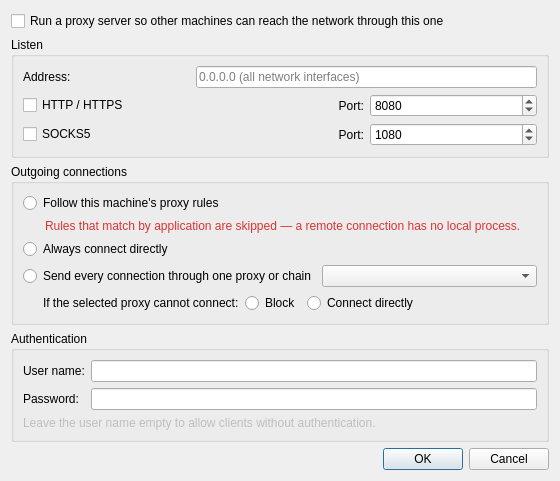
<?xml version="1.0" encoding="UTF-8"?>
<ui version="4.0">
 <class>ProxyGatewayDialog</class>
 <widget class="QDialog" name="ProxyGatewayDialog">
  <property name="geometry">
   <rect>
    <x>0</x>
    <y>0</y>
    <width>560</width>
    <height>420</height>
   </rect>
  </property>
  <property name="windowTitle">
   <string>Proxy Gateway</string>
  </property>
  <layout class="QVBoxLayout" name="mainLayout">
   <item>
    <widget class="QCheckBox" name="enabledCheck">
     <property name="text">
      <string>Run a proxy server so other machines can reach the network through this one</string>
     </property>
    </widget>
   </item>
   <item>
    <widget class="QGroupBox" name="listenGroup">
     <property name="title">
      <string>Listen</string>
     </property>
     <layout class="QGridLayout" name="listenLayout">
      <item row="0" column="0">
       <widget class="QLabel" name="addressLabel">
        <property name="text">
         <string>Address:</string>
        </property>
       </widget>
      </item>
      <item row="0" column="1" colspan="2">
       <widget class="QLineEdit" name="listenEdit">
        <property name="placeholderText">
         <string>0.0.0.0 (all network interfaces)</string>
        </property>
       </widget>
      </item>
      <item row="1" column="0">
       <widget class="QCheckBox" name="httpCheck">
        <property name="text">
         <string>HTTP / HTTPS</string>
        </property>
       </widget>
      </item>
      <item row="1" column="1">
       <widget class="QLabel" name="httpPortLabel">
        <property name="text">
         <string>Port:</string>
        </property>
        <property name="alignment">
         <set>Qt::AlignRight|Qt::AlignTrailing|Qt::AlignVCenter</set>
        </property>
       </widget>
      </item>
      <item row="1" column="2">
       <widget class="QSpinBox" name="httpPort">
        <property name="minimum">
         <number>1</number>
        </property>
        <property name="maximum">
         <number>65535</number>
        </property>
        <property name="value">
         <number>8080</number>
        </property>
       </widget>
      </item>
      <item row="2" column="0">
       <widget class="QCheckBox" name="socksCheck">
        <property name="text">
         <string>SOCKS5</string>
        </property>
       </widget>
      </item>
      <item row="2" column="1">
       <widget class="QLabel" name="socksPortLabel">
        <property name="text">
         <string>Port:</string>
        </property>
        <property name="alignment">
         <set>Qt::AlignRight|Qt::AlignTrailing|Qt::AlignVCenter</set>
        </property>
       </widget>
      </item>
      <item row="2" column="2">
       <widget class="QSpinBox" name="socksPort">
        <property name="minimum">
         <number>1</number>
        </property>
        <property name="maximum">
         <number>65535</number>
        </property>
        <property name="value">
         <number>1080</number>
        </property>
       </widget>
      </item>
     </layout>
    </widget>
   </item>
   <item>
    <widget class="QGroupBox" name="modeGroup">
     <property name="title">
      <string>Outgoing connections</string>
     </property>
     <layout class="QVBoxLayout" name="modeLayout">
      <item>
       <widget class="QRadioButton" name="rulesRadio">
        <property name="text">
         <string>Follow this machine's proxy rules</string>
        </property>
       </widget>
      </item>
      <item>
       <widget class="QLabel" name="rulesHint">
        <property name="styleSheet">
         <string notr="true">color:#d33;</string>
        </property>
        <property name="text">
         <string>Rules that match by application are skipped — a remote connection has no local process.</string>
        </property>
        <property name="wordWrap">
         <bool>true</bool>
        </property>
        <property name="indent">
         <number>22</number>
        </property>
       </widget>
      </item>
      <item>
       <widget class="QRadioButton" name="directRadio">
        <property name="text">
         <string>Always connect directly</string>
        </property>
       </widget>
      </item>
      <item>
       <layout class="QHBoxLayout" name="exitRow">
        <item>
         <widget class="QRadioButton" name="proxyRadio">
          <property name="text">
           <string>Send every connection through one proxy or chain</string>
          </property>
         </widget>
        </item>
        <item>
         <widget class="QComboBox" name="exitCombo">
          <property name="sizePolicy">
           <sizepolicy hsizetype="Expanding" vsizetype="Fixed">
            <horstretch>1</horstretch>
            <verstretch>0</verstretch>
           </sizepolicy>
          </property>
         </widget>
        </item>
       </layout>
      </item>
      <item>
       <widget class="QWidget" name="missingRow" native="true">
        <layout class="QHBoxLayout" name="missingLayout">
         <property name="leftMargin">
          <number>20</number>
         </property>
         <property name="topMargin">
          <number>0</number>
         </property>
         <property name="rightMargin">
          <number>0</number>
         </property>
         <property name="bottomMargin">
          <number>0</number>
         </property>
         <item>
          <widget class="QLabel" name="missingLabel">
           <property name="text">
            <string>If the selected proxy cannot connect:</string>
           </property>
          </widget>
         </item>
         <item>
          <widget class="QRadioButton" name="blockRadio">
           <property name="text">
            <string>Block</string>
           </property>
          </widget>
         </item>
         <item>
          <widget class="QRadioButton" name="connectDirectRadio">
           <property name="text">
            <string>Connect directly</string>
           </property>
          </widget>
         </item>
         <item>
          <spacer name="missingSpacer">
           <property name="orientation">
            <enum>Qt::Horizontal</enum>
           </property>
           <property name="sizeHint" stdset="0">
            <size>
             <width>40</width>
             <height>20</height>
            </size>
           </property>
          </spacer>
         </item>
        </layout>
       </widget>
      </item>
     </layout>
    </widget>
   </item>
   <item>
    <widget class="QGroupBox" name="authGroup">
     <property name="title">
      <string>Authentication</string>
     </property>
     <layout class="QFormLayout" name="authLayout">
      <item row="0" column="0">
       <widget class="QLabel" name="userLabel">
        <property name="text">
         <string>User name:</string>
        </property>
       </widget>
      </item>
      <item row="0" column="1">
       <widget class="QLineEdit" name="userEdit"/>
      </item>
      <item row="1" column="0">
       <widget class="QLabel" name="passLabel">
        <property name="text">
         <string>Password:</string>
        </property>
       </widget>
      </item>
      <item row="1" column="1">
       <widget class="QLineEdit" name="passEdit">
        <property name="echoMode">
         <enum>QLineEdit::Password</enum>
        </property>
       </widget>
      </item>
      <item row="2" column="0" colspan="2">
       <widget class="QLabel" name="authHint">
        <property name="enabled">
         <bool>false</bool>
        </property>
        <property name="text">
         <string>Leave the user name empty to allow clients without authentication.</string>
        </property>
        <property name="wordWrap">
         <bool>true</bool>
        </property>
       </widget>
      </item>
     </layout>
    </widget>
   </item>
   <item>
    <spacer name="verticalSpacer">
     <property name="orientation">
      <enum>Qt::Vertical</enum>
     </property>
     <property name="sizeHint" stdset="0">
      <size>
       <width>20</width>
       <height>10</height>
      </size>
     </property>
    </spacer>
   </item>
   <item>
    <widget class="QDialogButtonBox" name="buttonBox">
     <property name="orientation">
      <enum>Qt::Horizontal</enum>
     </property>
     <property name="standardButtons">
      <set>QDialogButtonBox::Cancel|QDialogButtonBox::Ok</set>
     </property>
    </widget>
   </item>
  </layout>
 </widget>
 <resources/>
 <connections>
  <connection>
   <sender>buttonBox</sender>
   <signal>accepted()</signal>
   <receiver>ProxyGatewayDialog</receiver>
   <slot>accept()</slot>
  </connection>
  <connection>
   <sender>buttonBox</sender>
   <signal>rejected()</signal>
   <receiver>ProxyGatewayDialog</receiver>
   <slot>reject()</slot>
  </connection>
 </connections>
</ui>
